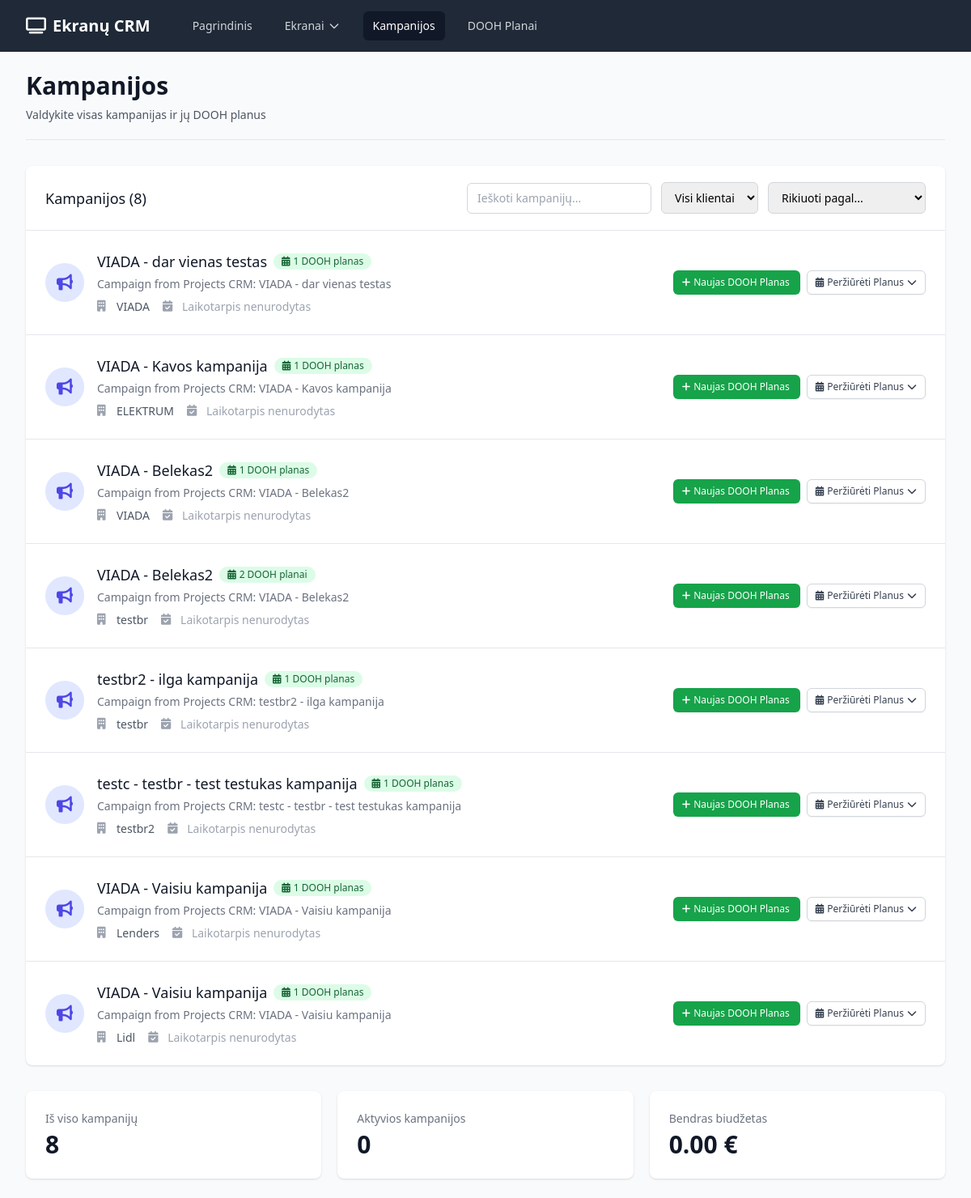
Page /campaigns on the committed database.
### app.py (models this page shows)
class Campaign(db.Model):
    id = db.Column(db.Integer, primary_key=True)
    client_id = db.Column(db.Integer, db.ForeignKey('client.id'), nullable=False)
    name = db.Column(db.String(100), nullable=False)
    description = db.Column(db.Text)
    start_date = db.Column(db.Date)
    end_date = db.Column(db.Date)
    budget = db.Column(db.Float)
    created_at = db.Column(db.DateTime, default=datetime.utcnow)
    dooh_plans = db.relationship('DOOHPlan', backref='campaign', lazy=True, cascade='all, delete-orphan')

class Client(db.Model):
    id = db.Column(db.Integer, primary_key=True)
    name = db.Column(db.String(100), nullable=False)
    email = db.Column(db.String(100))
    phone = db.Column(db.String(20))
    contact_person = db.Column(db.String(100))
    company = db.Column(db.String(100))
    created_at = db.Column(db.DateTime, default=datetime.utcnow)
    campaigns = db.relationship('Campaign', backref='client', lazy=True, cascade='all, delete-orphan')

### app.py (the view)
@app.route('/campaigns')
def campaigns():
    campaigns = Campaign.query.all()
    return render_template('campaigns.html', campaigns=campaigns)

### templates/campaigns.html (shortened to what this page needs)
{% extends "base.html" %}
{% block content %}
<div class="pb-5 border-b border-gray-200 mb-8">
    <div class="flex justify-between items-center">
        <div>
            <h1 class="text-3xl font-bold text-gray-900">Kampanijos</h1>
            <p class="mt-2 text-sm text-gray-600">Valdykite visas kampanijas ir jų DOOH planus</p>
        </div>
    </div>
</div>
{% if campaigns %}
<div class="bg-white shadow overflow-hidden sm:rounded-lg mb-8">
    <div class="px-4 py-5 sm:px-6">
        <div class="flex justify-between items-center">
            <h3 class="text-lg leading-6 font-medium text-gray-900">Kampanijos ({{ campaigns|length }})</h3>
            <div class="flex items-center space-x-3">
                <input type="text" id="campaignFilter" placeholder="Ieškoti kampanijų..."
                       class="px-3 py-2 border border-gray-300 rounded-md text-sm focus:outline-none focus:ring-indigo-500 focus:border-indigo-500">
                <select id="filterClient" class="px-3 py-2 border border-gray-300 rounded-md text-sm focus:outline-none focus:ring-indigo-500 focus:border-indigo-500">
                    <option value="">Visi klientai</option>
                    {% set clients = [] %}
                    {% for campaign in campaigns %}
                        {% if campaign.client.name not in clients %}
                            {% set _ = clients.append(campaign.client.name) %}
                        {% endif %}
                    {% endfor %}
                </select>
                <select id="sortBy" class="px-3 py-2 border border-gray-300 rounded-md text-sm focus:outline-none focus:ring-indigo-500 focus:border-indigo-500">
                    <option value="">Rikiuoti pagal...</option>
                </select>
            </div>
        </div>
    </div>
    <div class="border-t border-gray-200">
        <ul class="divide-y divide-gray-200" id="campaignsList">
            {% for campaign in campaigns %}
            <li class="campaign-item hover:bg-gray-50" data-client="{{ campaign.client.name }}">
                <div class="px-4 py-6 sm:px-6">
                    <div class="flex items-center justify-between">
                        <div class="flex items-center">
                            <div class="flex-shrink-0">
                                <div class="h-12 w-12 rounded-full bg-indigo-100 flex items-center justify-center">
                                    <i class="fas fa-bullhorn text-indigo-600 text-xl"></i>
                                </div>
                            </div>
                            <div class="ml-4">
                                <div class="flex items-center">
                                    <p class="text-lg font-medium text-gray-900 campaign-name">{{ campaign.name }}</p>
                                    <div class="ml-2 flex space-x-1">
                                        {% if campaign.dooh_plans|length > 0 %}
                                        <span class="inline-flex items-center px-2.5 py-0.5 rounded-full text-xs font-medium bg-green-100 text-green-800">
                                            <i class="fas fa-calendar-alt mr-1"></i>
                                            {{ campaign.dooh_plans|length }} DOOH {{ 'planas' if campaign.dooh_plans|length == 1 else 'planai' }}
                                        </span>
                                        {% endif %}
                                    </div>
                                </div>
                                {% if campaign.description %}
                                <p class="mt-1 text-sm text-gray-500">{{ campaign.description[:100] }}{% if campaign.description|length > 100 %}...{% endif %}</p>
                                {% endif %}
                                <div class="mt-2 flex items-center space-x-4 text-sm">
                                    <div class="flex items-center text-gray-600">
                                        <i class="fas fa-building w-4 h-4 mr-2 text-gray-400"></i>
                                        <span class="campaign-client">{{ campaign.client.name }}</span>
                                    </div>
                                    <div class="flex items-center text-gray-600">
                                        <i class="fas fa-calendar-check w-4 h-4 mr-2 text-gray-400"></i>
                                        <span>
                                            {% if campaign.start_date and campaign.end_date %}
                                                {{ campaign.start_date.strftime('%Y-%m-%d') }} - {{ campaign.end_date.strftime('%Y-%m-%d') }}
                                            {% elif campaign.start_date %}
                                                Nuo {{ campaign.start_date.strftime('%Y-%m-%d') }}
                                            {% elif campaign.end_date %}
                                                Iki {{ campaign.end_date.strftime('%Y-%m-%d') }}
                                            {% else %}
                                                <span class="text-gray-400">Laikotarpis nenurodytas</span>
                                            {% endif %}
                                        </span>
                                    </div>
                                </div>
                            </div>
                        </div>
                        <div class="flex items-center space-x-2">
                            <a href="{{ url_for('new_dooh_plan') }}?campaign_id={{ campaign.id }}"
                               class="inline-flex items-center px-3 py-1.5 border border-transparent text-xs font-medium rounded-md shadow-sm text-white bg-green-600 hover:bg-green-700 focus:outline-none focus:ring-2 focus:ring-offset-2 focus:ring-green-500">
                                <i class="fas fa-plus -ml-0.5 mr-1"></i>
                                Naujas DOOH Planas
                            </a>
                            {% if campaign.dooh_plans|length > 0 %}
                            <div class="relative inline-block text-left">
                                <button type="button" onclick="toggleDropdown('dropdown-{{ campaign.id }}')"
                                        class="inline-flex items-center px-3 py-1.5 border border-gray-300 shadow-sm text-xs font-medium rounded-md text-gray-700 bg-white hover:bg-gray-50 focus:outline-none focus:ring-2 focus:ring-offset-2 focus:ring-indigo-500">
                                    <i class="fas fa-calendar-alt -ml-0.5 mr-1"></i>
                                    Peržiūrėti Planus
                                    <i class="fas fa-chevron-down ml-1 -mr-0.5"></i>
                                </button>
                            </div>
                            {% endif %}
                        </div>
                    </div>
                </div>
            </li>
            {% endfor %}
        </ul>
    </div>
</div>
<div class="grid grid-cols-1 gap-5 sm:grid-cols-3">
    <div class="bg-white overflow-hidden shadow rounded-lg">
        <div class="px-4 py-5 sm:p-6">
            <dt class="text-sm font-medium text-gray-500 truncate">Iš viso kampanijų</dt>
            <dd class="mt-1 text-3xl font-semibold text-gray-900">{{ campaigns|length }}</dd>
        </div>
    </div>
    <div class="bg-white overflow-hidden shadow rounded-lg">
        <div class="px-4 py-5 sm:p-6">
            <dt class="text-sm font-medium text-gray-500 truncate">Aktyvios kampanijos</dt>
            {% set active_count = campaigns|selectattr('start_date')|selectattr('end_date')|list|length %}
            <dd class="mt-1 text-3xl font-semibold text-gray-900">{{ active_count }}</dd>
        </div>
    </div>
    <div class="bg-white overflow-hidden shadow rounded-lg">
        <div class="px-4 py-5 sm:p-6">
            <dt class="text-sm font-medium text-gray-500 truncate">Bendras biudžetas</dt>
            {% set total_budget = 0 %}
            {% for campaign in campaigns %}
                {% if campaign.budget %}
                    {% set total_budget = total_budget + campaign.budget %}
                {% endif %}
            {% endfor %}
            <dd class="mt-1 text-3xl font-semibold text-gray-900">{{ "%.2f"|format(total_budget) }} €</dd>
        </div>
    </div>
</div>
{% endif %}
{% endblock %}

### rows in the picture
Campaign: name "VIADA - dar vienas testas", dooh_plans|length "1", dooh_plans "planas", description "Campaign from Projects CRM: VIADA - dar vienas testas", client.name "VIADA", shows "Laikotarpis nenurodytas"
Campaign: name "VIADA - Kavos kampanija", dooh_plans|length "1", dooh_plans "planas", description "Campaign from Projects CRM: VIADA - Kavos kampanija", client.name "ELEKTRUM", shows "Laikotarpis nenurodytas"
Campaign: name "VIADA - Belekas2", dooh_plans|length "1", dooh_plans "planas", description "Campaign from Projects CRM: VIADA - Belekas2", client.name "VIADA", shows "Laikotarpis nenurodytas"
Campaign: name "VIADA - Belekas2", dooh_plans|length "2", dooh_plans "planai", description "Campaign from Projects CRM: VIADA - Belekas2", client.name "testbr", shows "Laikotarpis nenurodytas"
Campaign: name "testbr2 - ilga kampanija", dooh_plans|length "1", dooh_plans "planas", description "Campaign from Projects CRM: testbr2 - ilga kampanija", client.name "testbr", shows "Laikotarpis nenurodytas"
Campaign: name "testc - testbr - test testukas kampanija", dooh_plans|length "1", dooh_plans "planas", description "Campaign from Projects CRM: testc - testbr - test testukas kampanija", client.name "testbr2", shows "Laikotarpis nenurodytas"
Campaign: name "VIADA - Vaisiu kampanija", dooh_plans|length "1", dooh_plans "planas", description "Campaign from Projects CRM: VIADA - Vaisiu kampanija", client.name "Lenders", shows "Laikotarpis nenurodytas"
Campaign: name "VIADA - Vaisiu kampanija", dooh_plans|length "1", dooh_plans "planas", description "Campaign from Projects CRM: VIADA - Vaisiu kampanija", client.name "Lidl", shows "Laikotarpis nenurodytas"

### other values in the picture
{{ campaigns|length }} "8"
{{ active_count }} "0"
{{ "%.2f"|format(total_budget) }} "0.00"
